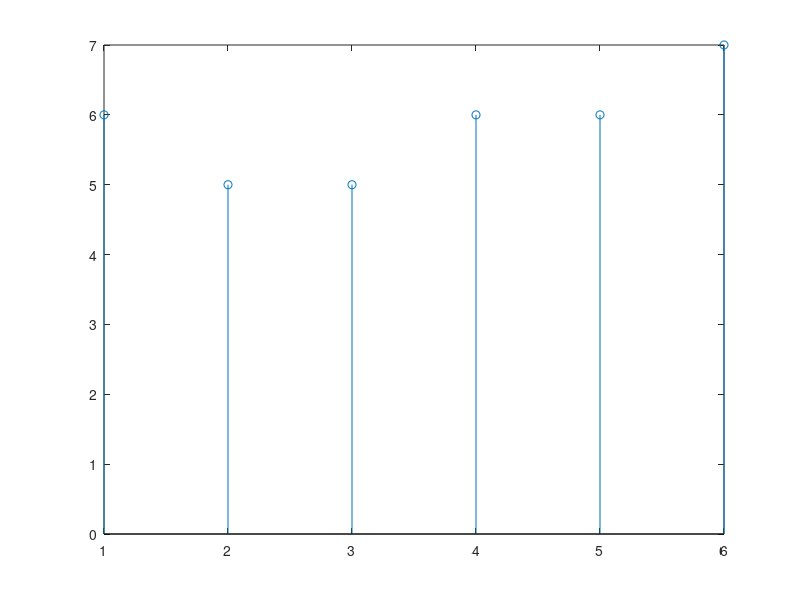

Write the MATLAB code that produced this figure.
x = [1 1 1 2 1 1];
h = [1 1 2 1 0 0];
n1=length(x);
n2=length(h);
n = max(n1,n2);
a=1:n;
x = [x,zeros(1,n-n1)];
h = [h,zeros(1,n-n2)];
y = zeros(1,n);
for i=0:n-1
    for j = 0:n-1
         k = mod((i-j),n);
         y(i+1) = y(i+1) + x(j+1)*h(k+1);
         end
end
stem(a,y)